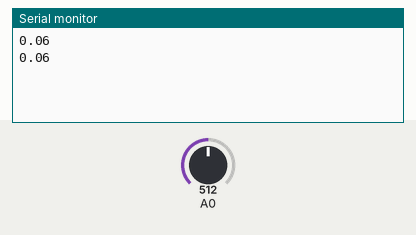
Recording of a sketch running on a simulated Arduino Uno, built with avr-gcc and run on an emulated ATmega328P. Shown: the last lines printed to the serial monitor. The inputs (shaded band) are chosen by the test bench; at power-on: A0 = 512.

Above: at 1.6 s.
1.7 s: A0 set to 716
At 1.7 s:
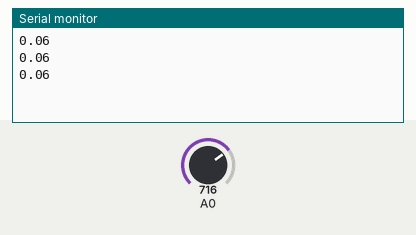
3.2 s: A0 set to 900
At 3.8 s:
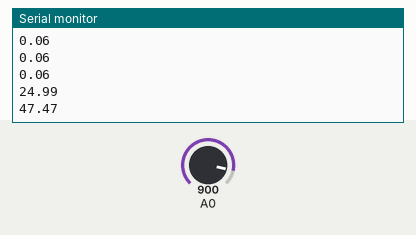
Timing chart, 0 to 6.2 s (numbered marks = the images above; inputs shaded):
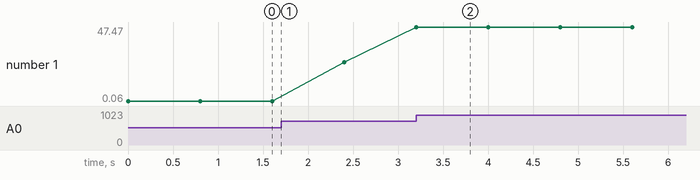

Measured:
- after the input at 3.2 s, the serial monitor: prints a new line at once (image 2)
- plotted number 1: 0.06 → 24.99 after the input at 1.7 s, 24.99 → 47.47 after the input at 3.2 s

The sketch:

tiltxy.ino
```cpp
void setup() {
  // put your setup code here, to run once:
  Serial.begin (9600) ;
}

void loop() {
  // put your main code here, to run repeatedly:
  int sensorValue = analogRead (A0) ;
  float volts = sensorValue * 5.0 / 1023. ;
  float degrees = (volts - 2.5) * 25. ;
  Serial.println (degrees) ;
  delay (800) ;
}
```
